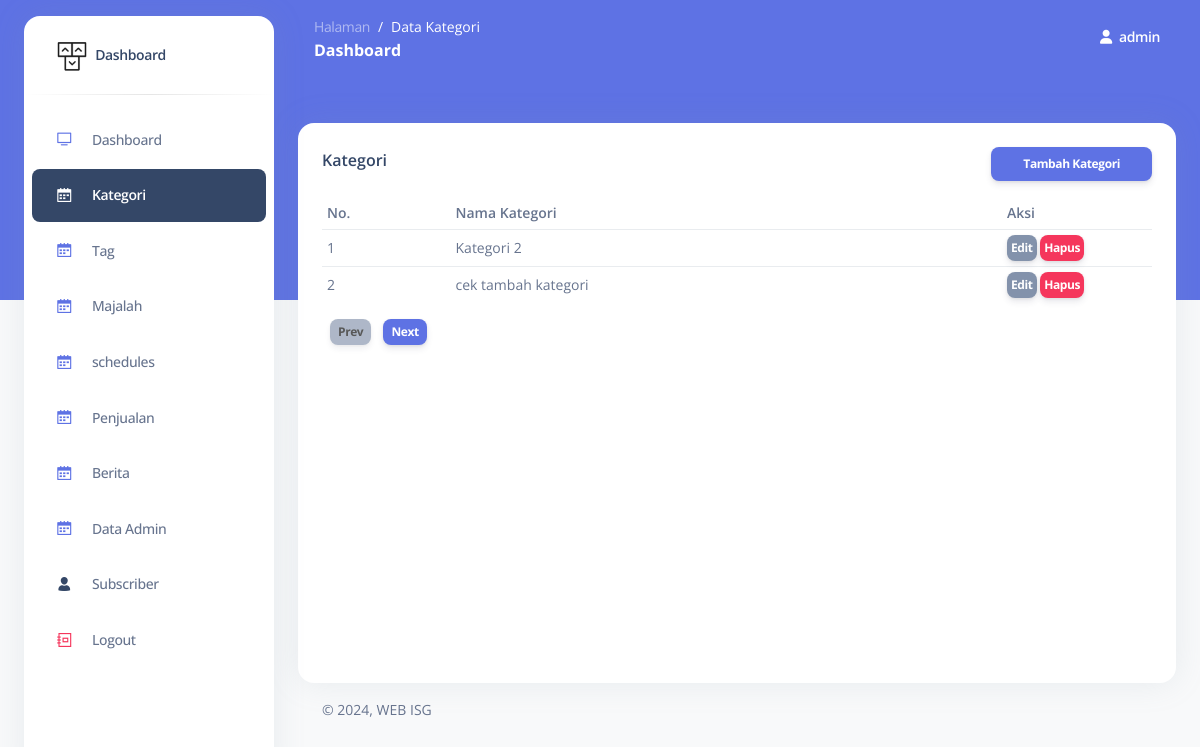
/admin/kategori.php (signed in), run on the app's committed database.
### tables this page shows
CREATE TABLE `kategori` (
  `id_kategori` int NOT NULL,
  `nama` varchar(100) NOT NULL DEFAULT '0'
);

### admin/function/helper.php (called while the page is built, shortened)
<?php
function get(string $name)
{
  if (isset($_GET[$name]) && $_GET[$name] != '') {
    return htmlspecialchars($_GET[$name]);
  } else {
    return false;
  }
}
function getPage()
{
  $page = get("page") && get("page") != 0  ? get("page") : 1;
  return $page;
}

### admin/function/query.php (called while the page is built, shortened)
<?php
function query_select($table, $role = [])
{
  global $conn;
  $sql = "SELECT * FROM $table";
  if (isset($role['limit'])) {
    $sql .= " LIMIT " . $role['limit'];
  }
  $result = mysqli_query($conn, $sql);
  $rows = [];
  while ($row = mysqli_fetch_assoc($result)) {
    $rows[] = $row;
  }
  return $rows;
}

### admin/kategori.php (the view, shortened to what this page needs)
<?php
$dataCount = 10;
$page = getPage();
$first = $page > 1 ? ($page * $dataCount) - $dataCount : 0;
$previousPage = $page - 1;
$nextPage = $page + 1;
$data = query_select("kategori", [
	"limit" => "$first, $dataCount",
]);
 ?>
<!DOCTYPE html>
<html lang="en">
<body class="g-sidenav-show   bg-gray-100">
  <main class="main-content position-relative border-radius-lg ">
    <div class="container-fluid py-4">
      <div class="row mt-4">
        <div class="col-lg-12 mb-lg-0 mb-4">
          <div class="card " style="min-height: 70vh">
            <div class="card-body">
            	<div class="d-flex justify-content-between">
	              <h6 class="mb-2">Kategori</h6>
            		<a href="kategori-add.php" class="btn btn-sm btn-primary">Tambah Kategori</a>
            	</div>
	            <div class="table-responsive">
	              <table class="table align-items-center ">
	              	<thead>
	              		<tr>
	              			<th>No.</th>
	              			<th>Nama Kategori</th>
	              			<th style="width: 150px">Aksi</th>
	              		</tr>
	              	</thead>
	                <tbody>
	                	<?php if ($data): ?>
	                		<?php $no = 1; ?>
	                		<?php foreach ($data as $val): ?>
	                			<tr>
	                				<td><?= $first + $no++ ?></td>
	                				<td><?= $val["nama"] ?></td>
	                				<td>
	                					<a href="kategori-edit.php?id=<?= $val["id_kategori"] ?>" class="p-1 mb-0 btn btn-sm btn-secondary">Edit</a>
	                					<a href="hapus.php?id=<?= $val["id_kategori"] ?>&data=kategori" class="p-1 mb-0 btn btn-sm btn-danger">Hapus</a>
	                				</td>
	                			</tr>
	                		<?php endforeach ?>
	                	<?php endif ?>
	                </tbody>
	              </table>
	              <?php if ($data): ?>
	              <div class="d-flex justify-content-start">
                      <div>
                          <a href="?page=<?= $previousPage ?><?= get("q") ? "&q=" . get("q") : "" ?>" class="btn btn-sm ms-2 py-1 px-2 btn-secondary <?= $page == 1 ? "disabled" : "" ?>">Prev</a>
                          <a href="?page=<?= $nextPage ?><?= get("q") ? "&q=" . get("q") : "" ?>" class="btn btn-sm ms-2 py-1 px-2 btn-primary">Next</a>
                      </div>
                  </div>
	            </div>
	              <?php endif ?>
            </div>
          </div>
        </div>
      </div>
    </div>
  </main>
</body>
</html>

### admin/partials/head.php (style rules this page uses)
.table-responsive table thead th, .table-responsive table tbody td { text-align: left !important; padding: 0 !important; font-size: 14px; padding: 5px !important; }

### data on the page
kategori: no "1", nama "Kategori 2"
kategori: no "2", nama "cek tambah kategori"

### other printed values
$hal "Data Kategori"
$_SESSION[KEY]["login"]["nama"] "admin"
